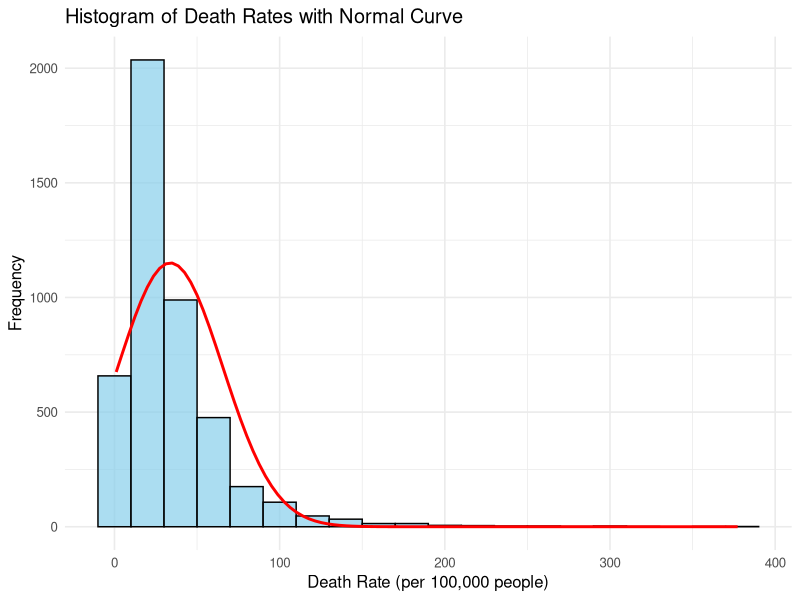

Write the R code that produced this figure.
# Load necessary libraries
library(ggplot2)
library(dplyr)

# Read the CSV file
data <- read.csv("5- respiratory-infection-death-rate-who-mdb.csv")

# Rename columns for clarity
colnames(data) <- c("Entity", "Code", "Year", "Death_Rate")

# Convert Death_Rate to numeric 
data$Death_Rate <- as.numeric(data$Death_Rate)

# Aggregate data: calculate mean Death_Rate by Entity
entity_death_rate <- data %>%
  group_by(Entity) %>%
  summarise(Avg_Death_Rate = mean(Death_Rate, na.rm = TRUE)) %>%
  arrange(desc(Avg_Death_Rate))



# Get the top 2 entities with the highest death rates
top_entities <- head(entity_death_rate, 2)

# Calculate mean and standard deviation of the death rates
mean_rate <- mean(top_entities$Avg_Death_Rate, na.rm = TRUE)
sd_rate <- sd(top_entities$Avg_Death_Rate, na.rm = TRUE)


# Total number of observations
total_obs <- nrow(data)

# Create a histogram for Death Rates with frequency on Y-axis and overlay a normal curve
ggplot(data, aes(x = Death_Rate)) +
  geom_histogram(binwidth = 20, fill = "skyblue", color = "black", alpha = 0.7) +
  stat_function(fun = function(x) {
    # Scale the normal curve to match the histogram's frequency
    dnorm(x, mean = mean(data$Death_Rate, na.rm = TRUE), 
          sd = sd(data$Death_Rate, na.rm = TRUE)) * 
      total_obs * 20  # Multiply by total observations and binwidth
  }, color = "red", size = 1) +
  labs(title = "Histogram of Death Rates with Normal Curve",
       x = "Death Rate (per 100,000 people)",
       y = "Frequency") +
  theme_minimal(base_size = 12)
